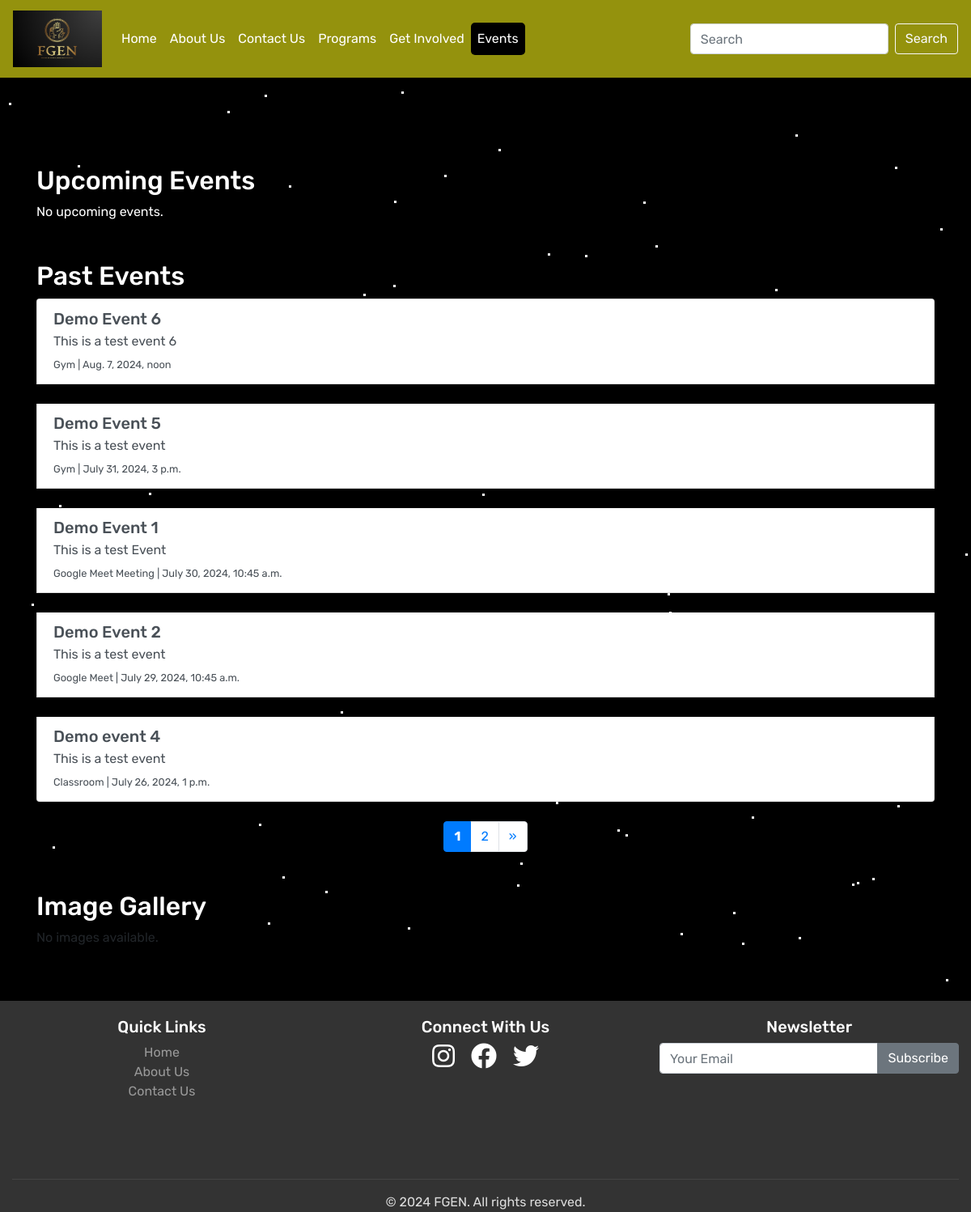
Page /events/ on the earlier database version.
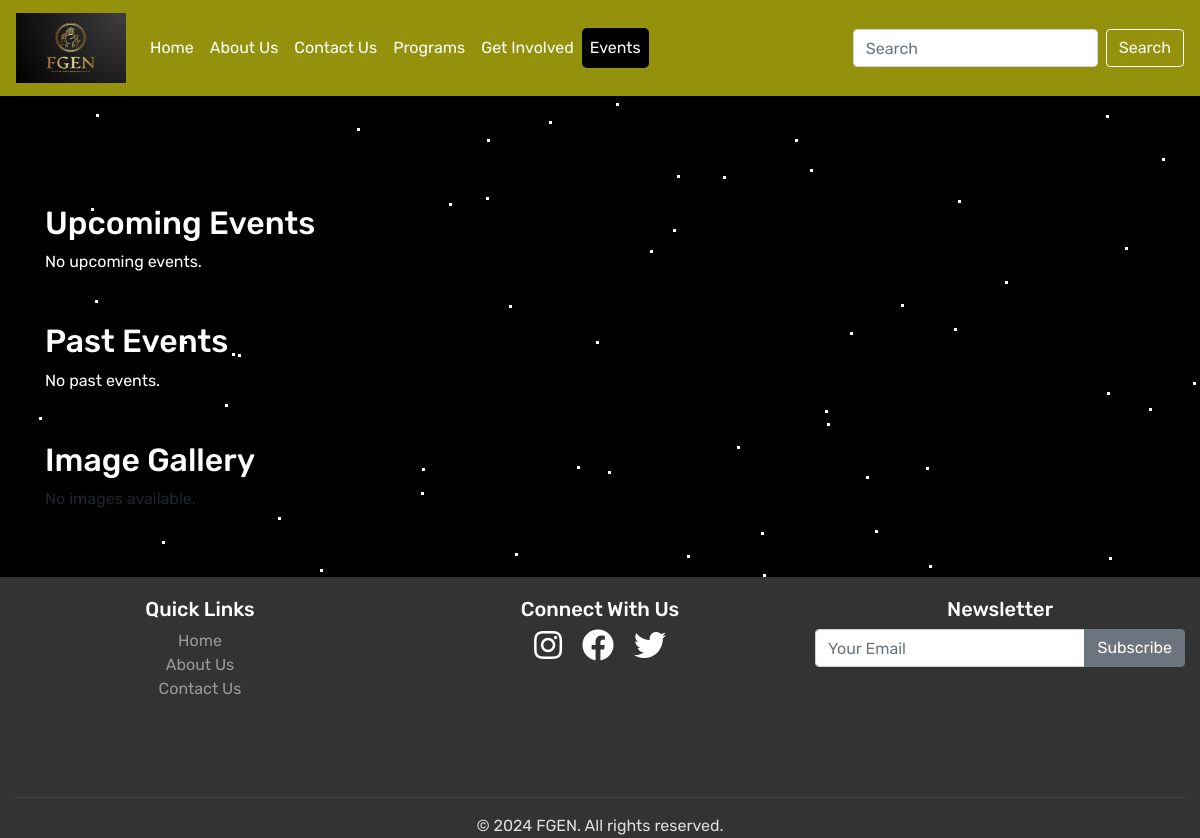
Same page on the later database version.
### new_App/models.py (models this page shows, shortened)
class Event(models.Model):
    title = models.CharField(max_length=200)
    description = models.TextField()
    location = models.CharField(max_length=255)
    event_date = models.DateTimeField()
    created_at = models.DateTimeField(default=timezone.now)

### new_App/views.py (the view)
# urls.py: path('events/', views.events, name='events'),
def events(request):
    images = EventImage.objects.all()
    paginator = Paginator(images, 6)  # Show 6 images per page
    page_number = request.GET.get('page', 1)
    page_obj = paginator.get_page(page_number)
    upcoming_events = Event.objects.filter(event_date__gte=timezone.now()).order_by('event_date')
    past_events = Event.objects.filter(event_date__lt=timezone.now()).order_by('-event_date')
    paginator_upcoming = Paginator(upcoming_events, 5)  # Show 5 events per page
    page = request.GET.get('page_upcoming')
    try:
        upcoming_events = paginator_upcoming.page(page)
    except PageNotAnInteger:
        upcoming_events = paginator_upcoming.page(1)
    except EmptyPage:
        upcoming_events = paginator_upcoming.page(paginator_upcoming.num_pages)
    paginator_past = Paginator(past_events, 5)  # Show 5 events per page
    page = request.GET.get('page_past')
    try:
        past_events = paginator_past.page(page)
    except PageNotAnInteger:
        past_events = paginator_past.page(1)
    except EmptyPage:
        past_events = paginator_past.page(paginator_past.num_pages)
    context = {
        'upcoming_events': upcoming_events,
        'past_events': past_events,
        'active_page':'events',
        'page_obj': page_obj,
    }
    return render(request, 'events.html', context)

### new_App/templates/events.html (shortened to what the changed rows need)
{% extends 'base.html' %}
{% load static%}
{% load custom_filters %}
{% block content %}
<div class="container mt-5 text-white">
    <h2>Upcoming Events</h2>
    {% if upcoming_events %}
        <div class="list-group">
            {% for event in upcoming_events %}
                <a href="#" class="list-group-item list-group-item-action">
                    <h5 class="mb-1">{{ event.title }}</h5>
                    <p class="mb-1">{{ event.description }}</p>
                    <small>Location: {{ event.location }} | Date & Time: {{ event.event_date }}</small>
                </a>
                &nbsp;
            {% endfor %}
        </div>
        <nav aria-label="Upcoming events pagination">
            <ul class="pagination justify-content-center">
                {% if upcoming_events.has_previous %}
                    <li class="page-item">
                        <a class="page-link" href="?page_upcoming={{ upcoming_events.previous_page_number }}" aria-label="Previous">
                            <span aria-hidden="true">&laquo;</span>
                        </a>
                    </li>
                {% endif %}
                {% for num in upcoming_events.paginator.page_range %}
                    {% if upcoming_events.number == num %}
                        <li class="page-item active"><span class="page-link">{{ num }}</span></li>
                    {% elif num > upcoming_events.number|add:'-3' and num < upcoming_events.number|add:'3' %}
                        <li class="page-item"><a class="page-link" href="?page_upcoming={{ num }}">{{ num }}</a></li>
                    {% endif %}
                {% endfor %}
                {% if upcoming_events.has_next %}
                    <li class="page-item">
                        <a class="page-link" href="?page_upcoming={{ upcoming_events.next_page_number }}" aria-label="Next">
                            <span aria-hidden="true">&raquo;</span>
                        </a>
                    </li>
                {% endif %}
            </ul>
        </nav>
    {% else %}
        <p>No upcoming events.</p>
    {% endif %}
    <h2 class="mt-5">Past Events</h2>
    {% if past_events %}
        <div class="list-group">
            {% for event in past_events %}
                <a href="#" class="list-group-item list-group-item-action">
                    <h5 class="mb-1">{{ event.title }}</h5>
                    <p class="mb-1">{{ event.description }}</p>
                    <small>{{ event.location }} | {{ event.event_date }}</small>
                </a>
            {% endfor %}
        </div>
        <nav aria-label="Past events pagination">
            <ul class="pagination justify-content-center">
                {% for num in past_events.paginator.page_range %}
                    {% if past_events.number == num %}
                        <li class="page-item active"><span class="page-link">{{ num }}</span></li>
                    {% elif num > past_events.number|add:'-3' and num < past_events.number|add:'3' %}
                        <li class="page-item"><a class="page-link" href="?page_past={{ num }}">{{ num }}</a></li>
                    {% endif %}
                {% endfor %}
                {% if past_events.has_next %}
                    <li class="page-item">
                        <a class="page-link" href="?page_past={{ past_events.next_page_number }}" aria-label="Next">
                            <span aria-hidden="true">&raquo;</span>
                        </a>
                    </li>
                {% endif %}
            </ul>
        </nav>
    {% else %}
        <p>No past events.</p>
    {% endif %}
</div>
<div class="container mt-5">
    <h2 class="text-white">Image Gallery</h2>
</div>
{% endblock %}

Differences in the rows shown:
removed Event: title "Demo Event 6", description "This is a test event 6", location "Gym", event_date "Aug. 7, 2024, noon"
removed Event: title "Demo Event 5", description "This is a test event", location "Gym", event_date "July 31, 2024, 3 p.m."
removed Event: title "Demo Event 1", description "This is a test Event", location "Google Meet Meeting", event_date "July 30, 2024, 10:45 a.m."
removed Event: title "Demo Event 2", description "This is a test event", location "Google Meet", event_date "July 29, 2024, 10:45 a.m."
removed Event: title "Demo event 4", description "This is a test event", location "Classroom", event_date "July 26, 2024, 1 p.m."
Other differences:
text now shown: "No past events."
list line gone: "1"
list line gone: "2"
